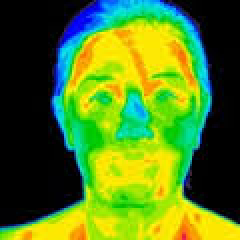
#> input picture colorImages/face_thermogram.jpg, 120 x 120 px (shown 2 times larger)
$ jupyter execute Ex2_thermogram3.ipynb   (shell and % lines are left out)   (Python 2 division)
#> lines starting #> are read from the running program, lines starting #| are printed output that depends on the picture; long printed decimals are rounded
[cell 1]
import cv2
import numpy as np
from matplotlib import pyplot as plt

[cell 2]
def invertChannels(img):
    b,g,r = cv2.split(img) # split channels
    return cv2.merge([r,g,b]) # merge in rgb order to display with matplotlib

[cell 3]
# mean square error
def mse(imageA, imageB):
    # the 'Mean Squared Error' between the two images is the
    # sum of the squared difference between the two images;
    # NOTE: the two images must have the same dimension
    err = np.sum((imageA.astype("float") - imageB.astype("float")) ** 2)
    err /= float(imageA.shape[0] * imageA.shape[1])

    # return the MSE, the lower the error, the more "similar"
    return err

[cell 4]
img_original = cv2.imread('../colorImages/face_thermogram.jpg')
#> img_original is the input picture: shape (120, 120, 3); mean B, G, R 30.6, 123.7, 82.5
img = cv2.imread('../colorImages/face_thermogram_3.jpg')
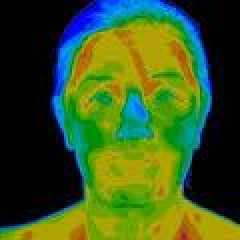
#> input picture colorImages/face_thermogram_3.jpg, 120 x 120 px (shown 2 times larger)
#> img is the input picture: shape (120, 120, 3); mean B, G, R 31.4, 86.9, 58.5

plt.figure(figsize=(10,10))

plt.subplot(221)
plt.imshow(invertChannels(img_original))
plt.title('Original Image')

plt.subplot(222)
color = ('b','g','r')
for i,col in enumerate(color):
    histr = cv2.calcHist([img_original],[i],None,[256],[0,256])
    plt.plot(histr,color = col)
    plt.xlim([0,256])
    plt.ylim([0,1000])
plt.title('Original Image')
#> figure, not shown here; panel 2: curve peaks at x = 0, y = 5909; panel 2: curve peaks at x = 0, y = 4166; panel 2: curve peaks at x = 0, y = 4723

[cell 5]
plt.figure(figsize=(10,10))
plt.subplot(223)
plt.imshow(invertChannels(img))
#> in invertChannels (call 2), `b,g,r = cv2.split(img)`:
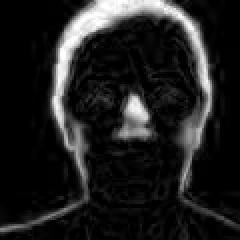
#> b: shape (120, 120) (shown 2 times larger); min 0, max 255, mean 31.4
#> in invertChannels (call 2), `b,g,r = cv2.split(img)`:
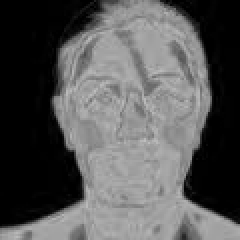
#> g: shape (120, 120) (shown 2 times larger); min 0, max 191, mean 86.9
#> in invertChannels (call 2), `b,g,r = cv2.split(img)`:
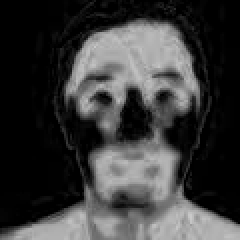
#> r: shape (120, 120) (shown 2 times larger); min 0, max 202, mean 58.5

plt.subplot(224)
color = ('b','g','r')
for i,col in enumerate(color):
    histr = cv2.calcHist([img],[i],None,[256],[0,256])
    plt.plot(histr,color = col)
    plt.xlim([0,256])
    plt.ylim([0,1000])
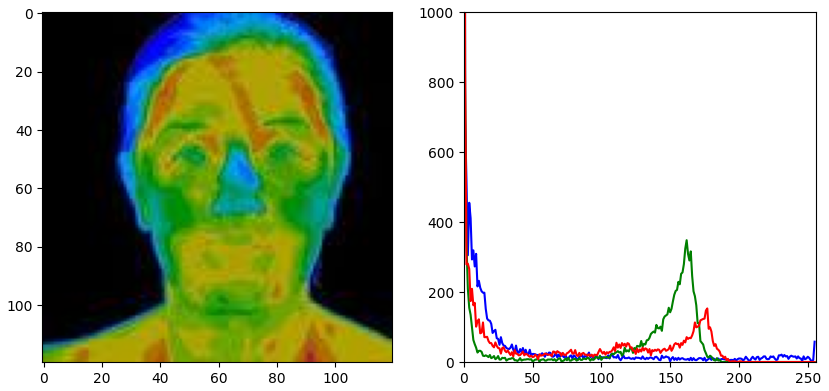
#> figure drawn by matplotlib, 2 panels; panel 2: curve peaks at x = 0, y = 5065; panel 2: curve peaks at x = 0, y = 3745; panel 2: curve peaks at x = 0, y = 4405

[cell 6]
plt.subplot(231)
histr = cv2.calcHist([img_original],[0],None,[256],[0,256])
#> histr = 256 values, max 5909 at index 0, min 1 at index 143, mean 56.25
plt.plot(histr,color = 'b')
plt.xlim([0,256])
plt.ylim([0,1000])
plt.title('Canal Azul\n Thermogram Original')

plt.subplot(232)
histr = cv2.calcHist([img_original],[1],None,[256],[0,256])
#> histr = 256 values, max 4166 at index 0, min 0 at index 75, mean 56.25
plt.plot(histr,color = 'g')
plt.xlim([0,256])
plt.ylim([0,1000])
plt.title('Canal Verde\n Thermogram Original')

plt.subplot(233)
histr = cv2.calcHist([img_original],[2],None,[256],[0,256])
#> histr = 256 values, max 4723 at index 0, min 5 at index 61, mean 56.25
plt.plot(histr,color = 'r')
plt.xlim([0,256])
plt.ylim([0,1000])
plt.title('Canal Vermelho\n Thermogram Original')

plt.subplot(234)
histr = cv2.calcHist([img],[0],None,[256],[0,256])
#> histr = 256 values, max 5065 at index 0, min 2 at index 150, mean 56.25
plt.plot(histr,color = 'b')
plt.xlim([0,256])
plt.ylim([0,1000])
plt.title('Canal Azul\n Thermogram 3')

plt.subplot(235)
histr = cv2.calcHist([img],[1],None,[256],[0,256])
#> histr = 256 values, max 3745 at index 0, min 0 at index 188, mean 56.25
plt.plot(histr,color = 'g')
plt.xlim([0,256])
plt.ylim([0,1000])
plt.title('Canal Verde\n Thermogram 3')

plt.subplot(236)
histr = cv2.calcHist([img],[2],None,[256],[0,256])
#> histr = 256 values, max 4405 at index 0, min 0 at index 199, mean 56.25
plt.plot(histr,color = 'r')
plt.xlim([0,256])
plt.ylim([0,1000])
plt.title('Canal Vermelho\n Thermogram 3')
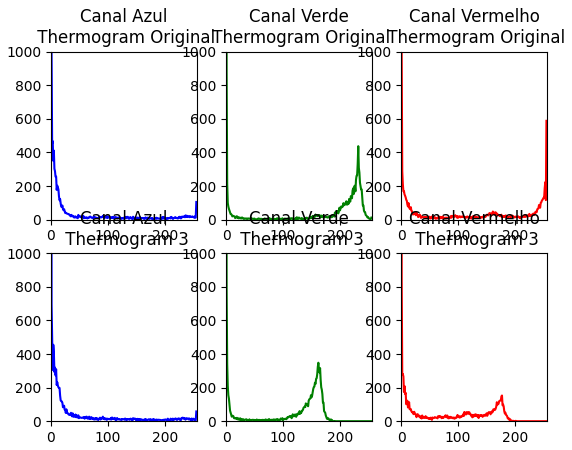
#> figure drawn by matplotlib, 6 panels; panel 1: curve peaks at x = 0, y = 5909; panel 2: curve peaks at x = 0, y = 4166; panel 3: curve peaks at x = 0, y = 4723; panel 4: curve peaks at x = 0, y = 5065

# Problema: Canais de cor verde e vemelho com intensidades menores

[cell 7]
# split channels
b,g,r = cv2.split(img)

# add intensity for green and red channels
for i in range(g.shape[0]):
    for j in range(g.shape[1]):
        if g[i,j] >= 100:
            g[i,j] += 50
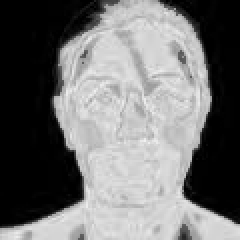
#> g: shape (120, 120) (shown 2 times larger); min 0, max 241, mean 114.4

for i in range(r.shape[0]):
    for j in range(r.shape[1]):
        if r[i,j] >= 100:
            r[i,j] += 50
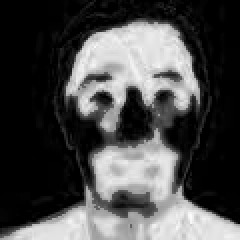
#> r: shape (120, 120) (shown 2 times larger); min 0, max 252, mean 74.6


image_enhanced =cv2.merge((b,g,r))
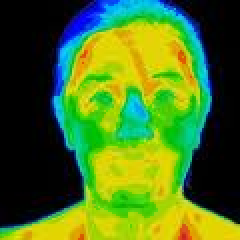
#> image_enhanced: shape (120, 120, 3) (shown 2 times larger); mean B, G, R 31.4, 114.4, 74.6

plt.figure(figsize=(10,5))
plt.subplot(121)
plt.imshow(invertChannels(image_enhanced))

[cell 8]
plt.figure(figsize=(10,5))
plt.subplot(122)
color = ('b','g','r')
for i,col in enumerate(color):
    histr = cv2.calcHist([image_enhanced],[i],None,[256],[0,256])
    plt.plot(histr,color = col)
    plt.xlim([0,256])
    plt.ylim([0,1000])
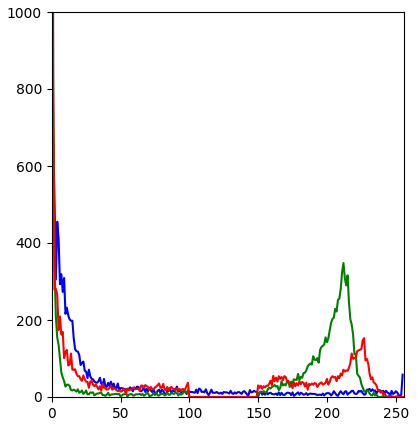
#> figure drawn by matplotlib, 1 panel; curve peaks at x = 0, y = 5065; curve peaks at x = 0, y = 3745; curve peaks at x = 0, y = 4405

[cell 9]
# mean square error comparation
print "MSE between Original and Thermogram 3: %s" % mse(img_original,img)
#> in mse, `err = np.sum((imageA.astype("float") - imageB.astype("float")) ** 2)`: err = 61452069
#> in mse, `err /= float(imageA.shape[0] * imageA.shape[1])`: err = 4267.5
#| MSE between Original and Thermogram 3: 4267.505
print "MSE between Original and Thermogram 3 enchanced: %s" % mse(img_original,image_enhanced)
#| MSE between Original and Thermogram 3 enchanced: 663.345
